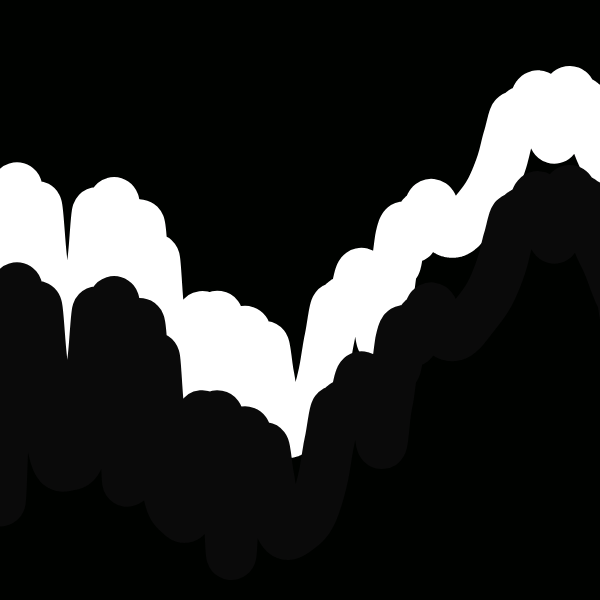
Frame 1 (no input)
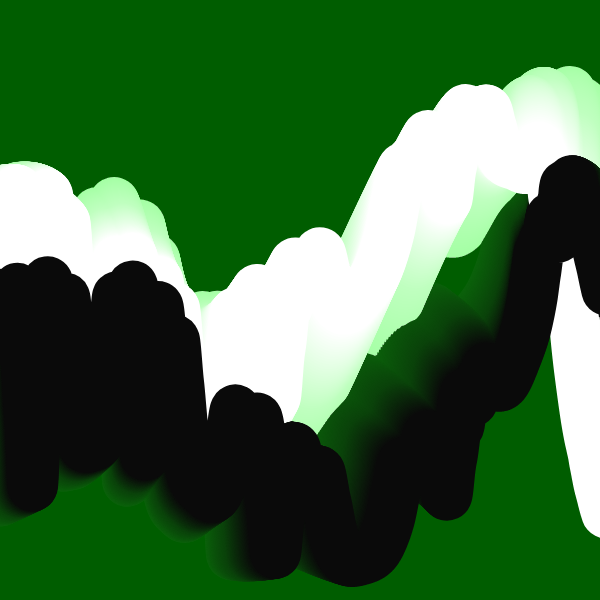
Frame 60 (no input)
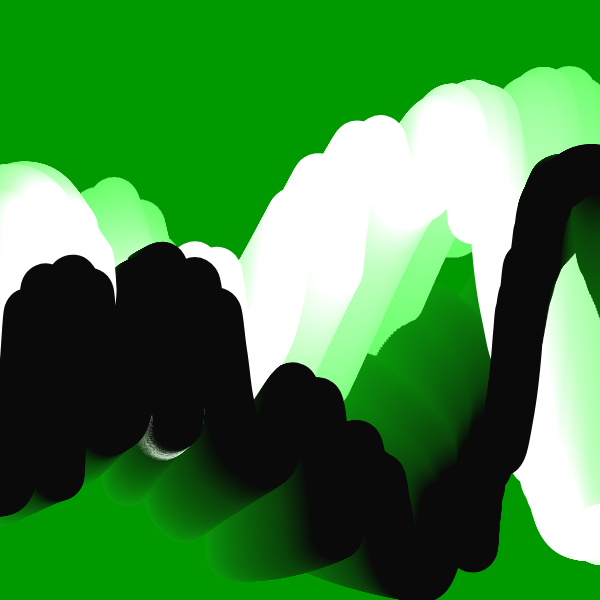
Frame 120 (the mouse pressed at the canvas centre since frame 60)

The p5.js sketch that drew these frames (run headless with seeded random() and noise() and a simulated clock; from frame 60 on, the mouse is pressed at the canvas centre):

// p5.js sketch
// ── sketch.js
/*
ref.
A trick to get looping curves with lerp and delay
https://necessarydisorder.wordpress.com/2018/03/31/a-trick-to-get-looping-curves-with-lerp-and-delay/
*/


const CYCLE = 480;
const VERT_NUM = 3000;
let DELAY_FACTOR = 1.3;


function setup() {

    const s = min(windowWidth , windowHeight);
  createCanvas(s,s); 
  w = 600;
  var canvas;
    if(windowWidth>=600 && windowHeight >=600){
      canvas = createCanvas(600, 600);
    }
    else{
      canvas = createCanvas(windowWidth, windowHeight - 100);
    }

  var x = (windowWidth - width) / 2;
  var y = (windowHeight - height) / 2;

  canvas.position(x, y);
  background(0);
  noStroke();



}

function x1(t){
  return  (cos(TAU * t) - 1) * height * 0.0;
}
function y1(t){
  return 0.5 * width + width * (noise(sin(TAU * t) * 2) - 0.5);
}
 
function x2(t){
  return (cos(TAU * t) + 1) * width * 0.1 + width;
}
function y2(t){
  return 0.5 * width - 0.4 * width * cos(TAU * t);
  
}
 

function draw(){
  
  const frameRatio = frameCount % CYCLE / CYCLE;
  
  const w = 50;
  strokeWeight(w);
  strokeJoin(ROUND);
  noFill();
  background(0, 255, 0, 2);

  // stroke(200);
  beginShape();
  
  for(let i=0;i< VERT_NUM; i++){
          stroke(i*2);

    const vertRatio = (i / VERT_NUM) % 1;
    let x = lerp(x1(frameRatio - DELAY_FACTOR * vertRatio), x2(frameRatio - DELAY_FACTOR * (20 - vertRatio)), vertRatio);
    let y = lerp(y1(frameRatio - DELAY_FACTOR * vertRatio * 2), y2(frameRatio - DELAY_FACTOR * (10 - vertRatio)), vertRatio);
    vertex(x, y);

  }
  endShape();

    stroke(10);

  beginShape();
  
  for(let i=0;i< VERT_NUM; i++){

    const vertRatio = (i / VERT_NUM) % 1;
    let x = lerp(x1(frameRatio - DELAY_FACTOR * vertRatio*10), x2(frameRatio - DELAY_FACTOR * (20 - vertRatio)), vertRatio);
    let y = lerp(y1(frameRatio - DELAY_FACTOR * vertRatio * 2), y2(frameRatio - DELAY_FACTOR * ( vertRatio)), vertRatio);
    vertex(x, y + 100);

  }
  endShape();

}


function createCols(_url) {
  let slash_index = _url.lastIndexOf('/');
  let pallate_str = _url.slice(slash_index + 1);
  let arr = pallate_str.split('-');
  for (let i = 0; i < arr.length; i++) {
    arr[i] = '#' + arr[i];
  }
  return arr;
}
